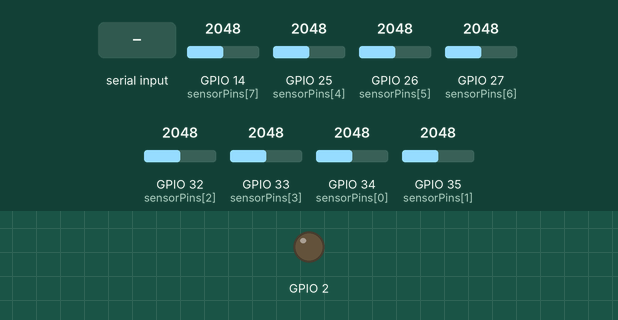
Recording of a sketch running on a simulated ESP32. Parts: output pins drawn as LEDs (lit = HIGH). Inputs (shaded band) come from the test bench; at power-on: GPIO 14 (sensorPins[7]) = 2048, GPIO 25 (sensorPins[4]) = 2048, GPIO 26 (sensorPins[5]) = 2048, GPIO 27 (sensorPins[6]) = 2048, GPIO 32 (sensorPins[2]) = 2048, GPIO 33 (sensorPins[3]) = 2048, GPIO 34 (sensorPins[0]) = 2048, GPIO 35 (sensorPins[1]) = 2048. Nothing arrives over Bluetooth unless stated; what the sketch prints to the serial monitor is not drawn.

Above: at 1.2 s.
1.3 s: "1" received over the second serial link
At 1.8 s:
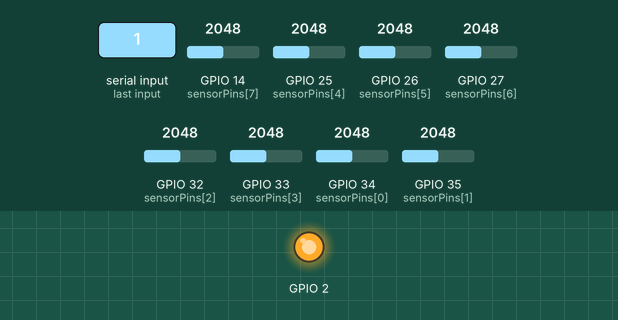
2.8 s: "0" received over the second serial link
At 3.8 s:
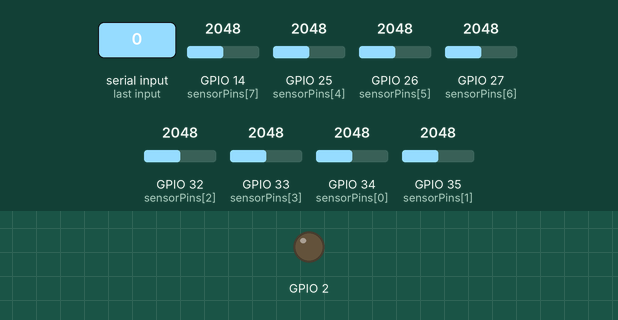
Timing chart, 0 to 5.8 s (numbered marks = the images above; inputs shaded):
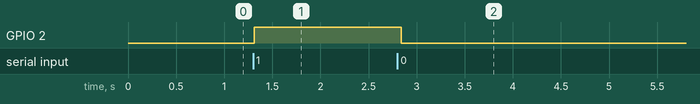

The sketch:

sensor_BT.ino
```cpp
// Pinnen toewijzing voor de QTR-8A sensoren
const int sensorPins[] = {34, 35, 32, 33, 25, 26, 27, 14};
const int numSensors = 8; // Aantal sensoren


#include "BluetoothSerial.h"
char cmd;
BluetoothSerial serialBT;


void setup() {
  serialBT.begin("Esp32-BT");
  pinMode(2, OUTPUT);


  // Initialiseer de seriële monitor
  Serial.begin(115200);

  // Stel alle sensorpinnen in als invoer
  for (int i = 0; i < numSensors; i++) {
    pinMode(sensorPins[i], INPUT);
  }

  Serial.println("QTR-8A Sensor Waarden (elke seconde):");
}

void loop() {

  // Array om sensorwaarden op te slaan
  int sensorValues[numSensors];

  // Lees de waarden van alle sensoren
  for (int i = 0; i < numSensors; i++) {
    sensorValues[i] = analogRead(sensorPins[i]);
  }


if(serialBT.available()){
    cmd = serialBT.read();
  }
  if (cmd == '1'){
    digitalWrite(2, HIGH);
    serialBT.println();

      serialBT.print("Sensor waarden: ");
  for (int i = 0; i < numSensors; i++) {
    Serial.print("D");
    //Serial.print(sensorPins[i]);
    serialBT.print(": ");
    serialBT.print(sensorValues[i]);
    if (i < numSensors - 1) Serial.print(", ");
  }
  serialBT.println();

  }
  if (cmd == '0'){
    digitalWrite(2, LOW);
  }


  // Wacht 1 seconde
  delay(100);
}
```

Measured:
- after the input at 1.3 s, GPIO 2: LOW → HIGH at once
- after the input at 2.8 s, GPIO 2: HIGH → LOW at once
